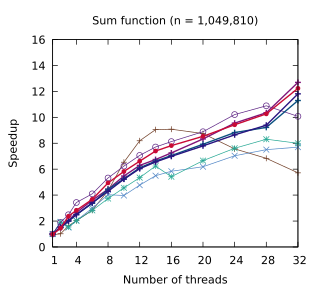

The script that saved this image:
set title "Sum function (n = 1,049,810)"
set terminal pdf size 3.2,2.9
set output "./results/Sum_function_n___1,049,810.pdf"
set key off
set xrange [1:32]
set xtics (1, 4, 8, 12, 16, 20, 24, 28, 32)
set xlabel "Number of threads"
set yrange [0:16]
set ylabel "Speedup"
plot './results/Sum_function_n___1,049,810.dat' using 1:2 title "Rayon" pointsize 0.7 lw 1 pt 1 linecolor rgb "#6E3B23" with linespoints, \
  './results/Sum_function_n___1,049,810.dat' using 1:3 title "Static" pointsize 0.7 lw 1 pt 2 linecolor rgb "#5287C6" with linespoints, \
  './results/Sum_function_n___1,049,810.dat' using 1:4 title "Static (pinned)" pointsize 0.7 lw 1 pt 3 linecolor rgb "#24A793" with linespoints, \
  './results/Sum_function_n___1,049,810.dat' using 1:5 title "Work stealing" pointsize 0.7 lw 1 pt 6 linecolor rgb "#5B2182" with linespoints, \
  './results/Sum_function_n___1,049,810.dat' using 1:6 title "Multi-atomics 64 1 4" pointsize 0.7 lw 2 pt 1 linecolor rgb "#801478" with linespoints, \
  './results/Sum_function_n___1,049,810.dat' using 1:7 title "Multi-atomics 2 64 1 4" pointsize 0.7 lw 2 pt 1 linecolor rgb "#0A5080" with linespoints, \
  './results/Sum_function_n___1,049,810.dat' using 1:8 title "Multi-atomics 3 64 1 4" pointsize 0.7 lw 2 pt 1 linecolor rgb "#281480" with linespoints, \
  './results/Sum_function_n___1,049,810.dat' using 1:9 title "WorkAssisting 4" pointsize 0.4 lw 2 pt 7 linecolor rgb "#C80A35" with linespoints
